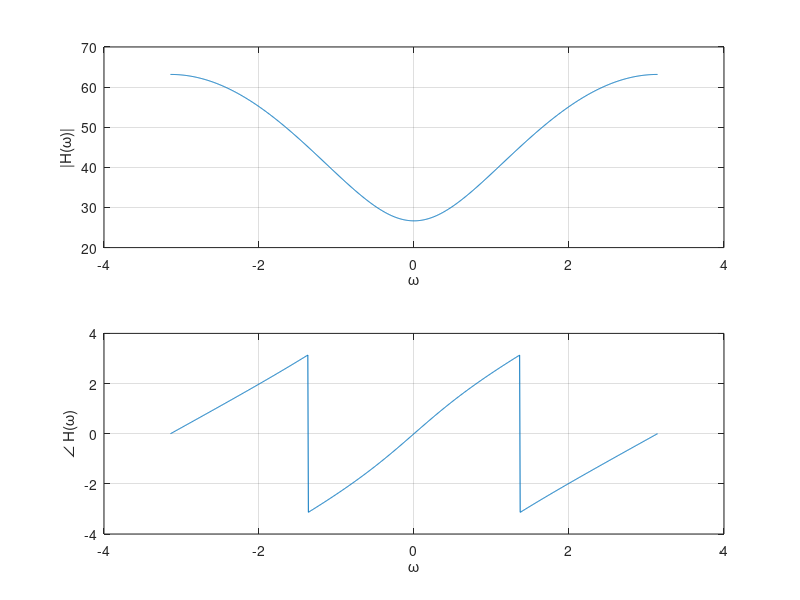

The MATLAB source for this figure:
clear all; close all; clc;
w = linspace(-pi, pi, 1001); % Frequency range
r = 1; % Radius for the Z-plane 
z = r .* exp(1j * w); % Z values
% Define the transfer function H(z)
H = ((6 .* z) .* (7 .* z - 3)) ./ ((2.8 .* z - 1) ./ (3 .* z -1));
%% Plot the magnitude and phase of H(z)
figure;
% Plot magnitude of H(z)
subplot(2,1,1);
plot(w, abs(H)); % Absolute value of H(z)
xlabel('\omega'); 
ylabel('|H(\omega)|'); 
grid on;
% Plot phase of H(z)
subplot(2,1,2);
plot(w, angle(H)); 
xlabel('\omega'); 
ylabel('\angle H(\omega)'); 
grid on;